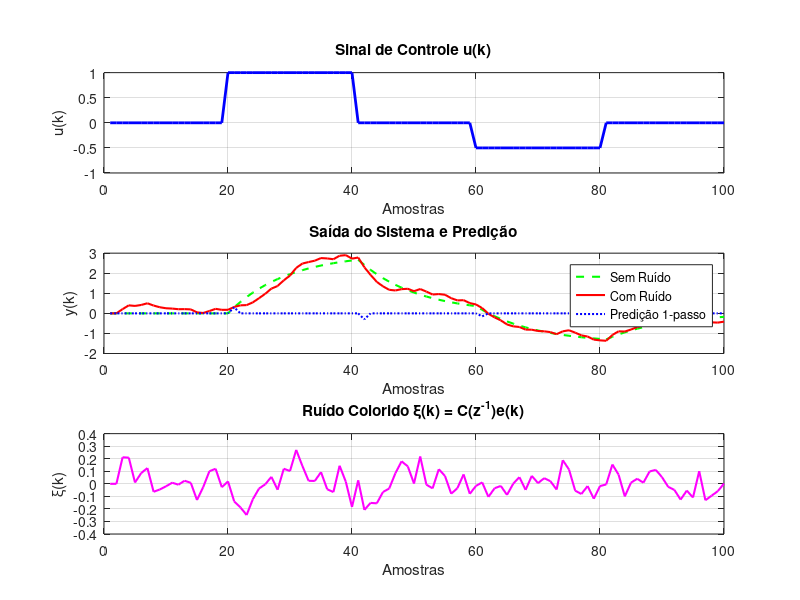

Here is the MATLAB script that generated this plot:
%% Controle Preditivo com Polinômio C - Exemplo Prático
clear; clc; close all;

%% Definição do sistema
A = [1, -.9];    
B = [0.3];         
C = [1, 0.4];     % C(z^-1) = 1 + 0.4z^-1  (MÔNICO)
d = 1;                  % Atraso

%% Parâmetros de predição
N1 = 1;     % Horizonte inferior
N2 = 3;     % Horizonte superior
Nu = 2;     % Horizonte de controle

%% Cálculo dos polinômios E_j e F_j considerando C
fprintf('=== Cálculo dos Polinômios E_j e F_j ===\n');

%%

% Polinômio A tilde
A_tilde = conv([1 -1], A);  % ΔA = (1-z^-1)A(z^-1)
fprintf('A_tilde = [');
fprintf('%.4f ', A_tilde);
fprintf(']\n');

% Para j = 1
E1 = [1];  % E1 tem grau 0

% C = E1*A_tilde + z^-1*F1
% Precisamos igualar os tamanhos dos vetores
E1A = conv(E1, A_tilde);

% Ajustar tamanhos para subtração
max_len = max(length(C), length(E1A));
C_padded = [C, zeros(1, max_len - length(C))];
E1A_padded = [E1A, zeros(1, max_len - length(E1A))];

C_minus_E1A = C_padded - E1A_padded;

% F1 são os coeficientes de z^-1 em diante
F1 = C_minus_E1A(2:end);

fprintf('\n--- Para j = 1 ---\n');
fprintf('E1 = [%.4f]\n', E1);
fprintf('F1 = [');
fprintf('%.4f ', F1);
fprintf(']\n');

% Verificação
lado_esquerdo = C;
lado_direito = conv(E1, A_tilde);
lado_direito = [lado_direito, zeros(1, max_len - length(lado_direito))];
lado_direito(2:end) = lado_direito(2:end) + F1;

% Remover zeros à direita
lado_direito = lado_direito(1:length(C));

fprintf('C:                [');
fprintf('%.4f ', C);
fprintf(']\n');
fprintf('E1*A_tilde + F1: [');
fprintf('%.4f ', lado_direito);
fprintf(']\n');
fprintf('Erro: %.6f\n', norm(C - lado_direito));




% Para j = 1
E1 = [1];
F1 = C(2) - A(2);  % F1 = -0.4 - (-0.9) = 0.5
fprintf('j = 1:\n');
fprintf('  E1 = [%.4f]\n', E1);
fprintf('  F1 = [%.4f]\n', F1);

% Verificação j=1
verif1 = conv(E1, A);
verif1(2) = verif1(2) + F1;
fprintf('  Verificação: C = [%.4f %.4f], E1*A + F1 = [%.4f %.4f]\n', ...
        C(1), C(2), verif1(1), verif1(2))


%% Para j = 2
fprintf('\n--- Para j = 2 ---\n');

% E2 tem grau 1: E2 = e20 + e21*z^-1
% C = E2*A_tilde + z^-2*F2

% Montar sistema de equações:
% Coeficientes de z^0: 1 = e20 * 1
% Coeficientes de z^-1: c1 = e20*a1 + e21*1
% Coeficientes de z^-2: c2 = e20*a2 + e21*a1 + f20
% Coeficientes de z^-3: c3 = e20*a3 + e21*a2 + f21

e20 = 1;  % de z^0

% De z^-1: c1 = e20*a1 + e21
e21 = C(2) - e20 * A_tilde(2);

% De z^-2: c2 = e20*a2 + e21*a1 + f20
f20 = C(2) - e20 * A_tilde(3) - e21 * A_tilde(2);

% De z^-3: c3 = e20*a3 + e21*a2 + f21
f21 = 0 - e20 * 0 - e21 * A_tilde(3);  % c3 = 0 para nosso C

E2 = [e20, e21];
F2 = [f20, f21];

fprintf('E2 = [');
fprintf('%.4f ', E2);
fprintf(']\n');
fprintf('F2 = [');
fprintf('%.4f ', F2);
fprintf(']\n');

% Verificação
lado_dir2 = conv(E2, A_tilde);
lado_dir2 = [lado_dir2, zeros(1, length(C) - length(lado_dir2))];
lado_dir2(3:end) = lado_dir2(3:end) + F2;
fprintf('E2*A_tilde + F2: [');
fprintf('%.4f ', lado_dir2);
fprintf(']\n');
fprintf('Erro: %.6f\n', norm(C - lado_dir2(1:length(C))));

%% Simulação do sistema
fprintf('\n=== Simulação do Sistema ===\n');

Nsim = 100;
t = 1:Nsim;

% Entrada (degraus)
u = zeros(Nsim, 1);
u(20:40) = 1;
u(60:80) = -0.5;

% Ruído colorido (filtrado por C)
e = 0.1 * randn(Nsim, 1);  % Ruído branco
xi = zeros(Nsim, 1);       % Ruído colorido

for k = 3:Nsim
    if k > 2
        xi(k) = e(k) + C(2)*xi(k-1) ; %+ C(3)*xi(k-2);
    end
end

% Saída do sistema
y = zeros(Nsim, 1);
y_clean = zeros(Nsim, 1);  % Sem ruído

for k = 3:Nsim
    % Sem ruído
    y_clean(k) = -A(2)*y_clean(k-1) + ... % - A(3)*y_clean(k-2) + ...
                 B(1)*u(max(1,k-d)) ; %+ B(2)*u(max(1,k-d-1));
    
    % Com ruído
    y(k) = -A(2)*y(k-1) + ... - A(3)*y(k-2) + ...
            B(1)*u(max(1,k-d))  + xi(k); % + B(2)*u(max(1,k-d-1))
end

%% Predição um passo à frente
y_pred = zeros(Nsim, 1);

for k = 4:Nsim
    % Forma incremental do modelo:
    % A_tilde * y(k) = B * Δu(k-1) + C * e(k)
    
    % Predição: ŷ(k|k-1) = [B/A_tilde] Δu(k-1) + [1 - C/A_tilde] y(k-1)
    
    % Parte forçada
    delta_u = u(k-d) - u(k-d-1);
    forced_part = filter(B, A_tilde, delta_u);
    
    % Parte livre (aproximação)
    free_part = y(k-1) - filter(C, A_tilde, y(k-1));
    
    y_pred(k) = forced_part + free_part;
end

%% Gráficos
figure('Position', [100 100 1200 800]);

subplot(3,1,1);
plot(t, u, 'b-', 'LineWidth', 2);
title('Sinal de Controle u(k)');
xlabel('Amostras');
ylabel('u(k)');
grid on;

subplot(3,1,2);
plot(t, y_clean, 'g--', 'LineWidth', 1.5); hold on;
plot(t, y, 'r-', 'LineWidth', 1.5);
plot(t, y_pred, 'b:', 'LineWidth', 1.5);
legend('Sem Ruído', 'Com Ruído', 'Predição 1-passo', 'Location', 'best');
title('Saída do Sistema e Predição');
xlabel('Amostras');
ylabel('y(k)');
grid on;

subplot(3,1,3);
plot(t, xi, 'm-', 'LineWidth', 1.5);
title('Ruído Colorido ξ(k) = C(z^{-1})e(k)');
xlabel('Amostras');
ylabel('ξ(k)');
grid on;

% Testar a função
% for j = 1:3
%     [Ej, Fj] = diophantine_eq(A_tilde, C, j);
%     fprintf('j = %d:\n', j);
%     fprintf('  E%d = [', j); fprintf('%.4f ', Ej); fprintf(']\n');
%     fprintf('  F%d = [', j); fprintf('%.4f ', Fj); fprintf(']\n');
% 
%     % Verificação
%     lado_dir = conv(Ej, A_tilde);
%     lado_dir_padded = [lado_dir, zeros(1, length(C) - length(lado_dir))];
%     lado_dir_padded(j+1:j+length(Fj)) = lado_dir_padded(j+1:j+length(Fj)) + Fj;
%     erro = norm(C - lado_dir_padded(1:length(C)));
%     fprintf('  Erro: %.6f\n', erro);
% end

%% Função melhorada para equação diofantina
fprintf('\n=== Cálculo com Função Diofantina ===\n');

function [Ej, Fj] = diophantine_eq(A_tilde, C, j)
    % Resolve C = Ej * A_tilde + z^-j * Fj
    
    nA = length(A_tilde) - 1;  % grau de A_tilde
    nC = length(C) - 1;        % grau de C
    
    % Número total de coeficientes desconhecidos
    n_unknowns = j + nA;  % j coeficientes em Ej + nA coeficientes em Fj
    
    % Montar sistema de equações
    M = zeros(nC + 1, n_unknowns);
    b = C(:);
    
    % Preencher matriz para Ej * A_tilde
    for i = 1:j  % coeficientes de Ej
        for m = 1:length(A_tilde)
            row = i + m - 1;
            if row <= nC + 1
                M(row, i) = M(row, i) + A_tilde(m);
            end
        end
    end
    
    % Preencher matriz para z^-j * Fj
    for i = 1:nA  % coeficientes de Fj
        for m = 1:1  % Fj é multiplicado por z^-j
            row = j + i + m - 1;
            if row <= nC + 1
                M(row, j + i) = M(row, j + i) + 1;
            end
        end
    end
    
    % Resolver sistema
    x = M \ b;
    
    Ej = x(1:j)';
    Fj = x(j+1:end)';
end
% 
